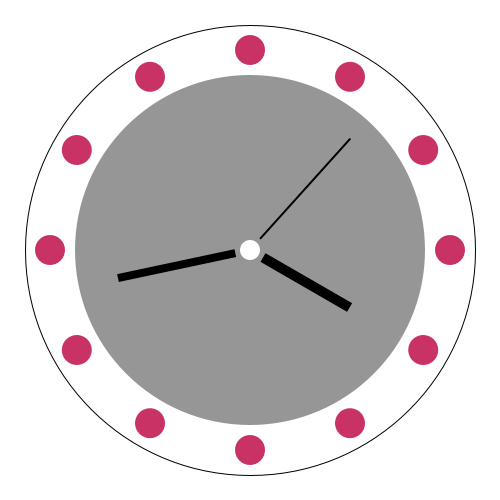
Frame 1 (no input)
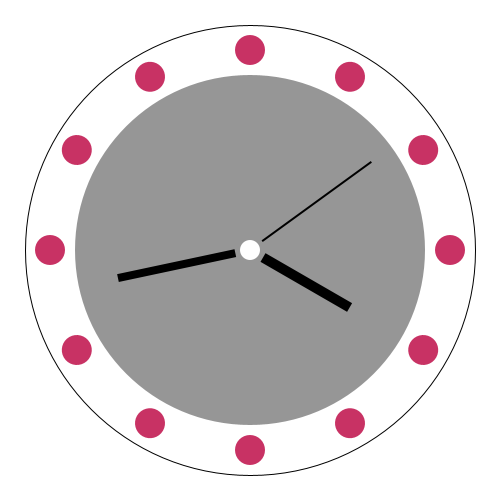
Frame 60 (the mouse pressed at the canvas centre just before this capture)
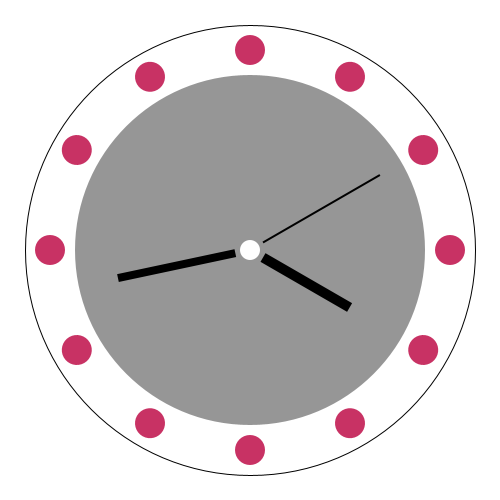
Frame 120 (the mouse held since frame 60 and released just before this capture)

The Processing sketch that drew these frames (run headless with seeded random() and noise(); from frame 60 on, the mouse is pressed at the canvas centre):

// Processing sketch: processing_120336
// ── processing_120336.pde

void setup()
{
  size(500, 500);
}

void draw()
{
  background(255);
  
  stroke(0);
  fill(255);
  ellipse(width/2, height/2, 450, 450);
  fill(255);
  noStroke();
  fill(150, 150, 150);
  ellipse(width/2, height/2, 350, 350);
  fill(255);
  ellipse(width/2, height/2, 20, 20);
  stroke(0);
  fill(255);
  
  translate(width/2, height/2);
  
  float sec = map(second(), 0, 60, 0, 360);
  pushMatrix();
  rotate(radians(sec)); // Um i rotieren
  translate(0, -150); // Um Radius zu verschieben
  fill(0);
  noStroke();
  rect(-1, 0, 2, 135);
  popMatrix();

  float minute = map(minute(), 0, 60, 0, 360);
  pushMatrix();
  rotate(radians(minute)); // Um i rotiere
  translate(0, -135); // Um Radius zu verschieben
  fill(0);
  noStroke();
  rect(-4, 0, 8, 120);
  popMatrix();
  
  float hour = map(hour(), 0, 12, 0, 360);
  pushMatrix();
  rotate(radians(hour)); // Um i rotieren
  translate(0, -115); // Um Radius zu verschieben
  fill(0);
  noStroke();
  rect(-5, 0, 10, 100);
  popMatrix();
    
  //translate(0, 0); // In die Mitte springen
  for (int i=0; i<360; i+=30) { // 360 Grad in 20° Schritten
  pushMatrix();
  rotate(radians(i)); // Um i rotieren
  translate(0, -200); // Um Radius verschieben
  fill(200, 50, 100);
  ellipse(0, 0, 30, 30);
  popMatrix();
  }
  
}
